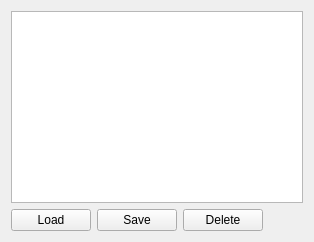
           <widget class="QWidget" name="FavoritesTab">
            <attribute name="icon">
             <iconset resource="Schoolar.qrc">
              <normaloff>:/Commands/Pictures/Commands/Favorites_48x48.png</normaloff>:/Commands/Pictures/Commands/Favorites_48x48.png</iconset>
            </attribute>
            <attribute name="title">
             <string>Favorites</string>
            </attribute>
            <layout class="QVBoxLayout" name="verticalLayout_4">
             <item>
              <widget class="QTreeWidget" name="FavoritesTree">
               <property name="iconSize">
                <size>
                 <width>26</width>
                 <height>28</height>
                </size>
               </property>
               <attribute name="headerVisible">
                <bool>false</bool>
               </attribute>
               <attribute name="headerDefaultSectionSize">
                <number>500</number>
               </attribute>
               <column>
                <property name="text">
                 <string>Tasks</string>
                </property>
               </column>
              </widget>
             </item>
             <item>
              <layout class="QHBoxLayout" name="horizontalLayout_11">
               <property name="bottomMargin">
                <number>0</number>
               </property>
               <item>
                <widget class="QPushButton" name="pushButton_9">
                 <property name="toolTip">
                  <string>Loads saved problem</string>
                 </property>
                 <property name="text">
                  <string>Load</string>
                 </property>
                 <property name="icon">
                  <iconset resource="Schoolar.qrc">
                   <normaloff>:/Commands/Pictures/Commands/Open_48x48.png</normaloff>:/Commands/Pictures/Commands/Open_48x48.png</iconset>
                 </property>
                </widget>
               </item>
               <item>
                <widget class="QPushButton" name="pushButton_3">
                 <property name="text">
                  <string>Save</string>
                 </property>
                 <property name="icon">
                  <iconset resource="Schoolar.qrc">
                   <normaloff>:/Commands/Pictures/Commands/Save_48x48.png</normaloff>:/Commands/Pictures/Commands/Save_48x48.png</iconset>
                 </property>
                </widget>
               </item>
               <item>
                <widget class="QPushButton" name="pushButton_8">
                 <property name="toolTip">
                  <string>Deletes problem from the tree</string>
                 </property>
                 <property name="text">
                  <string>Delete</string>
                 </property>
                 <property name="icon">
                  <iconset resource="Schoolar.qrc">
                   <normaloff>:/Commands/Pictures/Commands/Delete_48x48.png</normaloff>:/Commands/Pictures/Commands/Delete_48x48.png</iconset>
                 </property>
                </widget>
               </item>
               <item>
                <spacer name="horizontalSpacer_3">
                 <property name="orientation">
                  <enum>Qt::Horizontal</enum>
                 </property>
                 <property name="sizeHint" stdset="0">
                  <size>
                   <width>40</width>
                   <height>20</height>
                  </size>
                 </property>
                </spacer>
               </item>
              </layout>
             </item>
            </layout>
           </widget>
